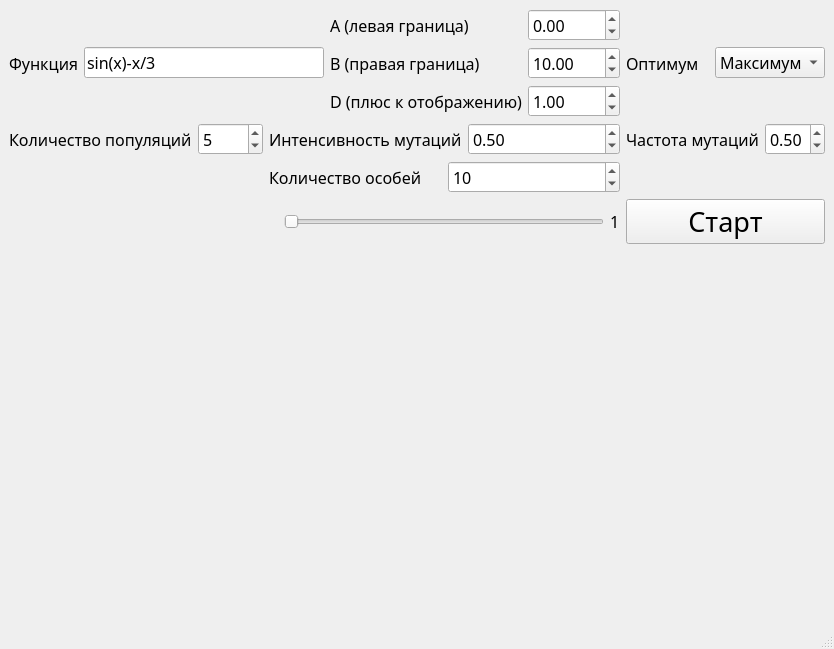
<?xml version="1.0" encoding="UTF-8"?>
<ui version="4.0">
 <author>Fern Lane</author>
 <class>MainWindow</class>
 <widget class="QMainWindow" name="MainWindow">
  <property name="geometry">
   <rect>
    <x>0</x>
    <y>0</y>
    <width>834</width>
    <height>649</height>
   </rect>
  </property>
  <property name="font">
   <font>
    <family>Calibri Light</family>
    <pointsize>12</pointsize>
   </font>
  </property>
  <property name="windowTitle">
   <string>IIvMobS LR2</string>
  </property>
  <property name="layoutDirection">
   <enum>Qt::LeftToRight</enum>
  </property>
  <widget class="QWidget" name="centralwidget">
   <layout class="QGridLayout" name="gridLayout_2">
    <item row="0" column="0" colspan="2">
     <layout class="QHBoxLayout" name="horizontalLayout_7">
      <item>
       <widget class="QLabel" name="label_10">
        <property name="text">
         <string>Функция</string>
        </property>
       </widget>
      </item>
      <item>
       <widget class="QLineEdit" name="lineEdit">
        <property name="text">
         <string>sin(x)-x/3</string>
        </property>
       </widget>
      </item>
     </layout>
    </item>
    <item row="0" column="2">
     <layout class="QGridLayout" name="gridLayout">
      <item row="0" column="0">
       <widget class="QLabel" name="label">
        <property name="text">
         <string>А (левая граница)</string>
        </property>
       </widget>
      </item>
      <item row="0" column="1">
       <widget class="QDoubleSpinBox" name="doubleSpinBox">
        <property name="minimum">
         <double>-1000.000000000000000</double>
        </property>
        <property name="maximum">
         <double>1000.000000000000000</double>
        </property>
        <property name="singleStep">
         <double>0.500000000000000</double>
        </property>
       </widget>
      </item>
      <item row="1" column="0">
       <widget class="QLabel" name="label_2">
        <property name="text">
         <string>B (правая граница)</string>
        </property>
       </widget>
      </item>
      <item row="2" column="0">
       <widget class="QLabel" name="label_3">
        <property name="text">
         <string>D (плюс к отображению)</string>
        </property>
       </widget>
      </item>
      <item row="1" column="1">
       <widget class="QDoubleSpinBox" name="doubleSpinBox_2">
        <property name="minimum">
         <double>-1000.000000000000000</double>
        </property>
        <property name="maximum">
         <double>1000.000000000000000</double>
        </property>
        <property name="singleStep">
         <double>0.500000000000000</double>
        </property>
        <property name="value">
         <double>10.000000000000000</double>
        </property>
       </widget>
      </item>
      <item row="2" column="1">
       <widget class="QDoubleSpinBox" name="doubleSpinBox_3">
        <property name="maximum">
         <double>100.000000000000000</double>
        </property>
        <property name="singleStep">
         <double>0.100000000000000</double>
        </property>
        <property name="value">
         <double>1.000000000000000</double>
        </property>
       </widget>
      </item>
     </layout>
    </item>
    <item row="0" column="3">
     <layout class="QHBoxLayout" name="horizontalLayout">
      <item>
       <widget class="QLabel" name="label_4">
        <property name="text">
         <string>Оптимум</string>
        </property>
       </widget>
      </item>
      <item>
       <widget class="QComboBox" name="comboBox">
        <item>
         <property name="text">
          <string>Максимум</string>
         </property>
        </item>
        <item>
         <property name="text">
          <string>Минимум</string>
         </property>
        </item>
       </widget>
      </item>
     </layout>
    </item>
    <item row="1" column="0">
     <layout class="QHBoxLayout" name="horizontalLayout_2">
      <item>
       <widget class="QLabel" name="label_5">
        <property name="text">
         <string>Количество популяций</string>
        </property>
       </widget>
      </item>
      <item>
       <widget class="QSpinBox" name="spinBox">
        <property name="minimum">
         <number>1</number>
        </property>
        <property name="maximum">
         <number>1000</number>
        </property>
        <property name="value">
         <number>5</number>
        </property>
       </widget>
      </item>
     </layout>
    </item>
    <item row="1" column="1" colspan="2">
     <layout class="QHBoxLayout" name="horizontalLayout_3">
      <item>
       <widget class="QLabel" name="label_6">
        <property name="text">
         <string>Интенсивность мутаций</string>
        </property>
       </widget>
      </item>
      <item>
       <widget class="QDoubleSpinBox" name="doubleSpinBox_4">
        <property name="maximum">
         <double>1.000000000000000</double>
        </property>
        <property name="singleStep">
         <double>0.100000000000000</double>
        </property>
        <property name="value">
         <double>0.500000000000000</double>
        </property>
       </widget>
      </item>
     </layout>
    </item>
    <item row="1" column="3">
     <layout class="QHBoxLayout" name="horizontalLayout_4">
      <item>
       <widget class="QLabel" name="label_7">
        <property name="text">
         <string>Частота мутаций</string>
        </property>
       </widget>
      </item>
      <item>
       <widget class="QDoubleSpinBox" name="doubleSpinBox_5">
        <property name="maximum">
         <double>1.000000000000000</double>
        </property>
        <property name="singleStep">
         <double>0.100000000000000</double>
        </property>
        <property name="value">
         <double>0.500000000000000</double>
        </property>
       </widget>
      </item>
     </layout>
    </item>
    <item row="2" column="1" colspan="2">
     <layout class="QHBoxLayout" name="horizontalLayout_5">
      <item>
       <widget class="QLabel" name="label_8">
        <property name="text">
         <string>Количество особей</string>
        </property>
       </widget>
      </item>
      <item>
       <widget class="QSpinBox" name="spinBox_2">
        <property name="minimum">
         <number>1</number>
        </property>
        <property name="maximum">
         <number>1000</number>
        </property>
        <property name="value">
         <number>10</number>
        </property>
       </widget>
      </item>
     </layout>
    </item>
    <item row="3" column="1" colspan="2">
     <layout class="QHBoxLayout" name="horizontalLayout_6">
      <item>
       <widget class="QLabel" name="label_9">
        <property name="text">
         <string/>
        </property>
       </widget>
      </item>
      <item>
       <widget class="QSlider" name="horizontalSlider">
        <property name="minimum">
         <number>0</number>
        </property>
        <property name="maximum">
         <number>0</number>
        </property>
        <property name="tracking">
         <bool>true</bool>
        </property>
        <property name="orientation">
         <enum>Qt::Horizontal</enum>
        </property>
        <property name="tickPosition">
         <enum>QSlider::NoTicks</enum>
        </property>
       </widget>
      </item>
      <item>
       <widget class="QLabel" name="label_11">
        <property name="text">
         <string>1</string>
        </property>
       </widget>
      </item>
     </layout>
    </item>
    <item row="3" column="3">
     <widget class="QPushButton" name="pushButton">
      <property name="font">
       <font>
        <pointsize>20</pointsize>
       </font>
      </property>
      <property name="text">
       <string>Старт</string>
      </property>
     </widget>
    </item>
    <item row="4" column="0" colspan="4">
     <widget class="QWidget" name="widget" native="true">
      <property name="sizePolicy">
       <sizepolicy hsizetype="Expanding" vsizetype="Expanding">
        <horstretch>0</horstretch>
        <verstretch>0</verstretch>
       </sizepolicy>
      </property>
     </widget>
    </item>
   </layout>
  </widget>
  <widget class="QMenuBar" name="menubar">
   <property name="geometry">
    <rect>
     <x>0</x>
     <y>0</y>
     <width>834</width>
     <height>21</height>
    </rect>
   </property>
  </widget>
  <widget class="QStatusBar" name="statusbar"/>
 </widget>
 <resources/>
 <connections/>
</ui>
